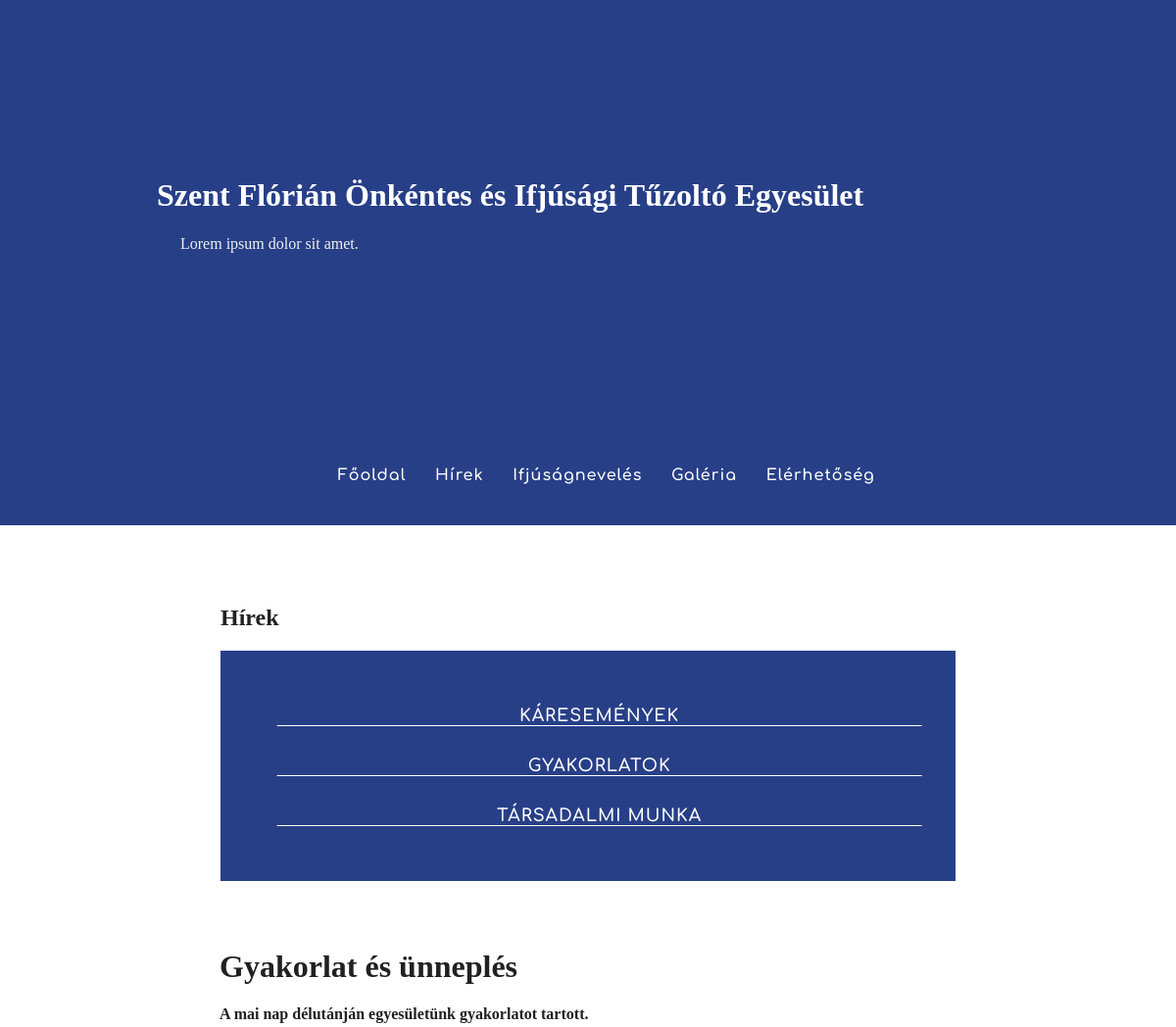
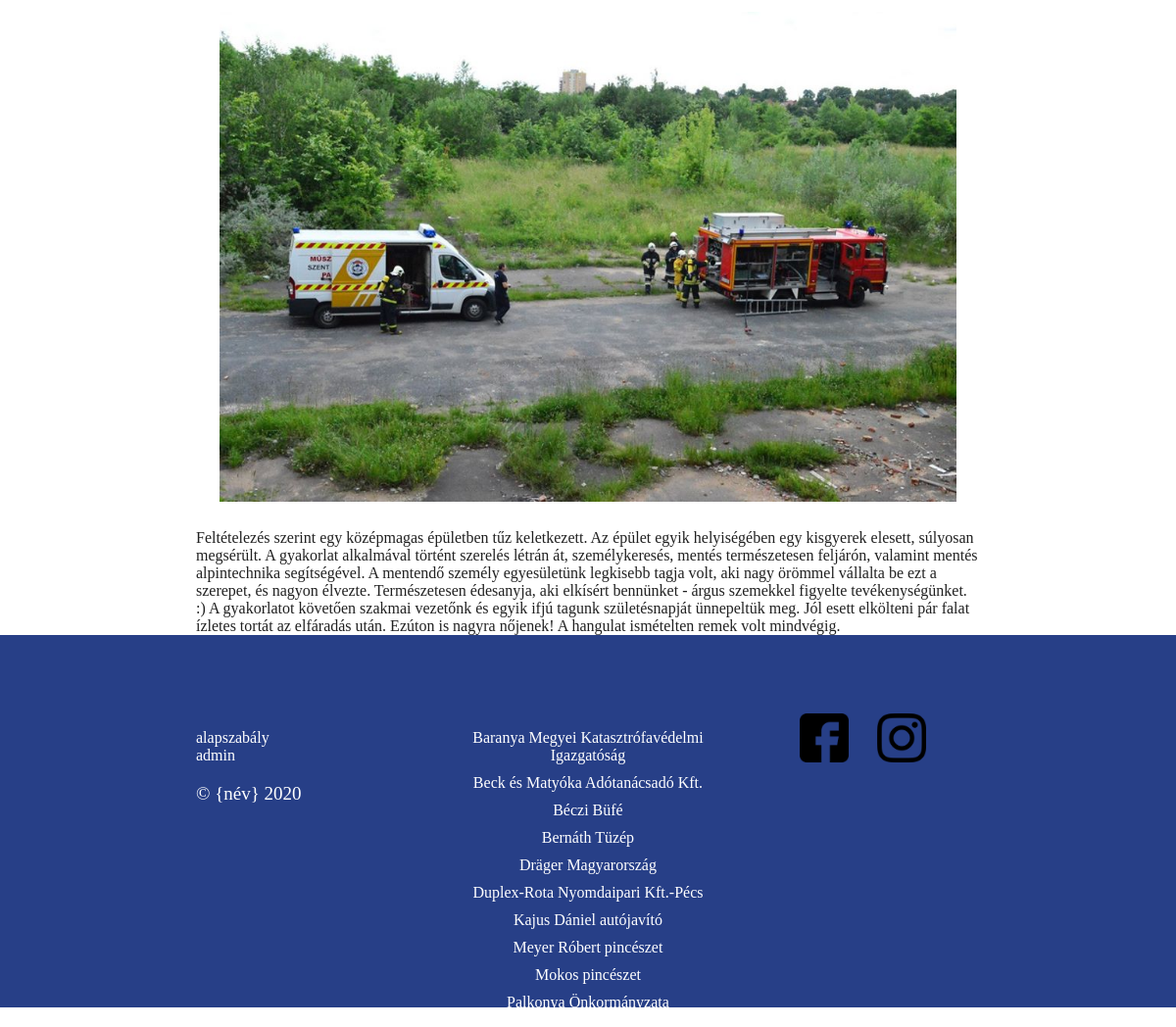
The page /?page=news&read=12 on the database its author committed (2 pictures, top to bottom).
### tables this page shows
CREATE TABLE `ote__category` (
  `category_id` int(11) NOT NULL,
  `cname` varchar(50) NOT NULL,
  `status` tinyint(4) NOT NULL
);

CREATE TABLE `ote__news` (
  `news_id` int(11) NOT NULL,
  `category` int(11) NOT NULL,
  `title` varchar(100) NOT NULL,
  `intro` varchar(256) NOT NULL,
  `image` varchar(200) DEFAULT NULL,
  `body` text NOT NULL,
  `created` date NOT NULL,
  `status` tinyint(4) NOT NULL DEFAULT 1
);

### system/database.php (called while the page is built)
<?php
$dbName = "ote";
$dbUser = "root";
$dbPass = "";
$dbPrefix = "ote__";
$dsn = "mysql:host=localhost;dbname=".$dbName.";charset=utf8mb4";
$db = new PDO($dsn, $dbUser, $dbPass);
function DbQuery($sql, $params = null)
{
	global $db;
	$query = $db->prepare($sql);
	$query->execute($params);
	$result = $query->fetchAll(PDO::FETCH_ASSOC);
	return $result;
}

### system/web/request.php (called while the page is built, shortened)
<?php
function GetPost() {
    $article = 0;
    if(isset($_GET['read'])) {
        $article = $_GET['read'];
    }
    return $article;
}

### system/model.php (called while the page is built, shortened)
<?php
function GetArticleById($newsId)
{
	global $dbPrefix;
	$news = DbQuery("SELECT *
			FROM ".$dbPrefix."news
			WHERE news_id=:news AND status=1",
			['news' => $newsId]);
	if($news)
	{
		return $news[0];
	}
	return null;
}

### system/web/web-template/news.php (the view, shortened to what this page needs)
<div id="AlignHeader">
    <h1>Szent Flórián Önkéntes és Ifjúsági Tűzoltó Egyesület</h1>
    <p>Lorem ipsum dolor sit amet.</p>
</div>
    </header>
<nav class="mainNav">
    <ul>
        <li><a href="?page=home" class="navmain-a">Főoldal</a></li>
        <li><a href="?page=news"class="navmain-a">Hírek</a></li>
        <li><a href="?page=ifjnev"class="navmain-a">Ifjúságnevelés</a></li>
        <li><a href="?page=gallery"class="navmain-a">Galéria</a></li>
        <li><a href="?page=contact"class="navmain-a">Elérhetőség</a></li>
    </ul>
</nav>
    <div class="container">
        <section>
            <h1>Hírek</h1>
            <nav class="navcategory"><ul>
                <?php
                $categs = DbQuery("SELECT * FROM ote__category WHERE status = 1");
                foreach($categs as $final):
                ?>
                <li><a href="?page=news&category=<?= $final['category_id'] ?>" class="navcategory-a"><?= $final['cname'] ?></a></li>
                <?php endforeach; ?>
            </ul></nav>
        </section>
        <div id="newspanel">
            <?php
                $post = GetPost();
                if($post){
                    ReadPost($post);
                }
            ?>
        </div>
    </div>
</body>
</html>

### system/web/page.php (shortened to what this page needs)
<?php
function PageBegin(){
    require_once 'system/web/web-template/page-begin.php';
}
function PageEnd(){
    require_once 'system/web/web-template/page-end.php';
}
function ReadPost($newsId) {
    $news = GetArticleById($newsId);
	if($news)
	{
        echo '<div class="post">';
        echo '<h1>'. $news['title'] .'</h1>';
        echo '<p><strong>'. $news['intro'] .'</strong></p>';
        echo '</div>';
        if(!$news['image'] == null){
	    echo '<div class="npic">';
        echo'<center><img src="media/news/'.$news['image'].'"></center>';
        echo'</div>';
        }
        echo '<div class="post">';
        echo '<article id="text">'.$news['body'].'</article>';
        echo '</div>';
	}
	else
	{
		echo '<h1>Cikk nem található</h1>';
		echo '<p>A kért bejegyzés nem található</p>';
	}
}

### src/style.css (style rules this page uses)
body { margin: 0; padding: 0; }
h1 { font-family: Helv; }
#AlignHeader { max-width: 1000px; width: 100%; margin-left: auto; margin-right: auto; }
header h1 { color: white; font-family: Helv; }
header p { color: #f1f1f1; font-family: OSR; }
nav { padding: 26px; background-color: #273F87; text-align: center; margin-bottom: 3%; font-family: CSB; }
nav ul { transform: translateX(-1.2%); }
nav ul li { display: inline-block; margin-left: 25px; }
nav ul li a { color: white; text-decoration: none; transition: 0.3s; letter-spacing: 1px; }
.navcategory li { list-style: none; display: inline-block; margin: 0 50px; }
.navcategory-a { font-size: 110%; font-weight: normal; text-transform: uppercase; color: #ffffff; text-decoration: none; }
nav::after { clear: both; display: block; content: ""; }
.container { max-width: 1200px; width: 80%; float: right; margin-left: auto; margin-right: auto; color: #212121; font-family: OSR; }
.container section { padding: 25px 25px; transition: 0.3s; }
.post h1,p { margin-left: 24px; }
.npic img { height: 500px; margin-bottom: 24px; }

### src/responsive.css (style rules this page uses)
@media only screen and (max-width: 1625px) { .container { float:none; } }
@media only screen and (max-width: 1402px) { .npic center img { max-width: 95% ;max-height:95%; } }
@media only screen and (max-width: 1250px) { .container { max-width: 800px; } }
@media only screen and (max-width: 1250px) { .navcategory li { display: block; margin: 30px 0; border-bottom: solid 1px #FFFFFF } }

### rows shown on the page
ote__category: cname "KÁRESEMÉNYEK"
ote__category: cname "GYAKORLATOK"
ote__category: cname "TÁRSADALMI MUNKA"
ote__news: title "Gyakorlat és ünneplés", intro "A mai nap délutánján egyesületünk gyakorlatot tartott.", image (picture), body "Feltételezés szerint egy középmagas épületben tűz keletkezett. Az épület egyik helyiségében egy kisgyerek elesett, súlyosan megsérült. A gyakorlat alkalmával történt szerelés létrán át, személykeresés, mentés természetesen feljárón, valamint mentés alpintechnika segítségével. A mentendő személy egyesületünk legkisebb tagja volt, aki nagy örömmel vállalta be ezt a szerepet, és nagyon élvezte. Természetesen édesanyja, aki elkísért bennünket - árgus szemekkel figyelte tevékenységünket. :) A gyakorlatot követően szakmai vezetőnk és egyik ifjú tagunk születésnapját ünnepeltük meg. Jól esett elkölteni pár falat ízletes tortát az elfáradás után. Ezúton is nagyra nőjenek! A hangulat ismételten…"
